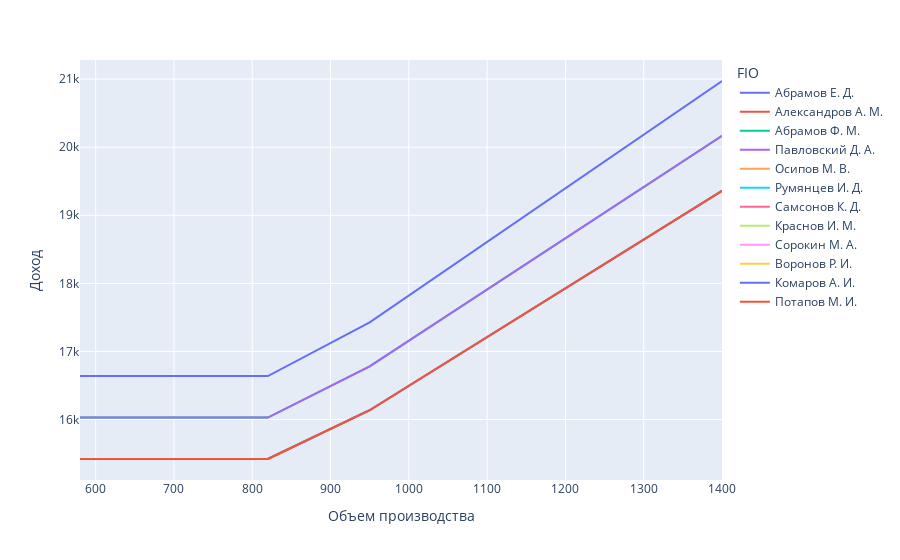

The notebook cell saved with this chart:
### Code cell
fig = px.line(df_piligrim.sort_values(by ="Объем производства" ), x="Объем производства", y="Доход", color='FIO') 
fig.show()# строим график с разрезам по фомилиям

### Figure 1 — Plotly figure (JSON) as saved in the notebook; plotly's stock layout.template omitted (floating-point values rounded to 4 significant figures)
{"data": [{"hovertemplate": "FIO=Абрамов Е. Д.<br>Объем производства=%{x}<br>Доход=%{y}<extra></extra>", "legendgroup": "Абрамов Е. Д.", "line": {"color": "#636efa", "dash": "solid"}, "mode": "lines", "name": "Абрамов Е. Д.", "orientation": "v", "showlegend": true, "type": "scatter", "x": [580, 780, 790, 810, 820, 950, 1020, 1080, 1180, 1200, 1250, 1400], "xaxis": "x", "y": [16638, 16638, 16638, 16638, 16638, 17430.0, 17980.0, 18450.0, 19240.0, 19400.0, 19790.0, 20970.0], "yaxis": "y"}, {"hovertemplate": "FIO=Александров А. М.<br>Объем производства=%{x}<br>Доход=%{y}<extra></extra>", "legendgroup": "Александров А. М.", "line": {"color": "#EF553B", "dash": "solid"}, "mode": "lines", "name": "Александров А. М.", "orientation": "v", "showlegend": true, "type": "scatter", "x": [580, 780, 790, 810, 820, 950, 1020, 1080, 1180, 1200, 1250, 1400], "xaxis": "x", "y": [15420, 15420, 15420, 15420, 15420, 16140.0, 16638, 17070.0, 17780.0, 17930.0, 18290.0, 19360.0], "yaxis": "y"}, {"hovertemplate": "FIO=Абрамов Ф. М.<br>Объем производства=%{x}<br>Доход=%{y}<extra></extra>", "legendgroup": "Абрамов Ф. М.", "line": {"color": "#00cc96", "dash": "solid"}, "mode": "lines", "name": "Абрамов Ф. М.", "orientation": "v", "showlegend": true, "type": "scatter", "x": [580, 780, 790, 810, 820, 950, 1020, 1080, 1180, 1200, 1250, 1400], "xaxis": "x", "y": [16030.0, 16030.0, 16029, 16030.0, 16030.0, 16780.0, 17310.0, 17760.0, 18510.0, 18660.0, 19040.0, 20170.0], "yaxis": "y"}, {"hovertemplate": "FIO=Павловский Д. А.<br>Объем производства=%{x}<br>Доход=%{y}<extra></extra>", "legendgroup": "Павловский Д. А.", "line": {"color": "#ab63fa", "dash": "solid"}, "mode": "lines", "name": "Павловский Д. А.", "orientation": "v", "showlegend": true, "type": "scatter", "x": [580, 780, 790, 810, 820, 950, 1020, 1080, 1180, 1200, 1250, 1400], "xaxis": "x", "y": [16030.0, 16030.0, 16029, 16030.0, 16030.0, 16780.0, 17310.0, 17760.0, 18510.0, 18660.0, 19040.0, 20170.0], "yaxis": "y"}, {"hovertemplate": "FIO=Осипов М. В.<br>Объем производства=%{x}<br>Доход=%{y}<extra></extra>", "legendgroup": "Осипов М. В.", "line": {"color": "#FFA15A", "dash": "solid"}, "mode": "lines", "name": "Осипов М. В.", "orientation": "v", "showlegend": true, "type": "scatter", "x": [580, 780, 790, 810, 820, 950, 1020, 1080, 1180, 1200, 1250, 1400], "xaxis": "x", "y": [15420, 15420, 15420, 15420, 15420, 16140.0, 16638, 17070.0, 17780.0, 17930.0, 18290.0, 19360.0], "yaxis": "y"}, {"hovertemplate": "FIO=Румянцев И. Д.<br>Объем производства=%{x}<br>Доход=%{y}<extra></extra>", "legendgroup": "Румянцев И. Д.", "line": {"color": "#19d3f3", "dash": "solid"}, "mode": "lines", "name": "Румянцев И. Д.", "orientation": "v", "showlegend": true, "type": "scatter", "x": [580, 780, 790, 810, 820, 950, 1020, 1080, 1180, 1200, 1250, 1400], "xaxis": "x", "y": [15420, 15420, 15420, 15420, 15420, 16140.0, 16638, 17070.0, 17780.0, 17930.0, 18290.0, 19360.0], "yaxis": "y"}, {"hovertemplate": "FIO=Самсонов К. Д.<br>Объем производства=%{x}<br>Доход=%{y}<extra></extra>", "legendgroup": "Самсонов К. Д.", "line": {"color": "#FF6692", "dash": "solid"}, "mode": "lines", "name": "Самсонов К. Д.", "orientation": "v", "showlegend": true, "type": "scatter", "x": [580, 780, 790, 810, 820, 950, 1020, 1080, 1180, 1200, 1250, 1400], "xaxis": "x", "y": [15420, 15420, 15420, 15420, 15420, 16140.0, 16638, 17070.0, 17780.0, 17930.0, 18290.0, 19360.0], "yaxis": "y"}, {"hovertemplate": "FIO=Краснов И. М.<br>Объем производства=%{x}<br>Доход=%{y}<extra></extra>", "legendgroup": "Краснов И. М.", "line": {"color": "#B6E880", "dash": "solid"}, "mode": "lines", "name": "Краснов И. М.", "orientation": "v", "showlegend": true, "type": "scatter", "x": [580, 780, 790, 810, 820, 950, 1020, 1080, 1180, 1200, 1250, 1400], "xaxis": "x", "y": [15420, 15420, 15420, 15420, 15420, 16140.0, 16638, 17070.0, 17780.0, 17930.0, 18290.0, 19360.0], "yaxis": "y"}, {"hovertemplate": "FIO=Сорокин М. А.<br>Объем производства=%{x}<br>Доход=%{y}<extra></extra>", "legendgroup": "Сорокин М. А.", "line": {"color": "#FF97FF", "dash": "solid"}, "mode": "lines", "name": "Сорокин М. А.", "orientation": "v", "showlegend": true, "type": "scatter", "x": [580, 780, 790, 810, 820, 950, 1020, 1080, 1180, 1200, 1250, 1400], "xaxis": "x", "y": [15420, 15420, 15420, 15420, 15420, 16140.0, 16638, 17070.0, 17780.0, 17930.0, 18290.0, 19360.0], "yaxis": "y"}, {"hovertemplate": "FIO=Воронов Р. И.<br>Объем производства=%{x}<br>Доход=%{y}<extra></extra>", "legendgroup": "Воронов Р. И.", "line": {"color": "#FECB52", "dash": "solid"}, "mode": "lines", "name": "Воронов Р. И.", "orientation": "v", "showlegend": true, "type": "scatter", "x": [580, 780, 790, 810, 820, 950, 1020, 1080, 1180, 1200, 1250, 1400], "xaxis": "x", "y": [15420, 15420, 15420, 15420, 15420, 16140.0, 16638, 17070.0, 17780.0, 17930.0, 18290.0, 19360.0], "yaxis": "y"}, {"hovertemplate": "FIO=Комаров А. И.<br>Объем производства=%{x}<br>Доход=%{y}<extra></extra>", "legendgroup": "Комаров А. И.", "line": {"color": "#636efa", "dash": "solid"}, "mode": "lines", "name": "Комаров А. И.", "orientation": "v", "showlegend": true, "type": "scatter", "x": [580, 780, 790, 810, 820, 950, 1020, 1080, 1180, 1200, 1250, 1400], "xaxis": "x", "y": [15420, 15420, 15420, 15420, 15420, 16140.0, 16638, 17070.0, 17780.0, 17930.0, 18290.0, 19360.0], "yaxis": "y"}, {"hovertemplate": "FIO=Потапов М. И.<br>Объем производства=%{x}<br>Доход=%{y}<extra></extra>", "legendgroup": "Потапов М. И.", "line": {"color": "#EF553B", "dash": "solid"}, "mode": "lines", "name": "Потапов М. И.", "orientation": "v", "showlegend": true, "type": "scatter", "x": [580, 780, 790, 810, 820, 950, 1020, 1080, 1180, 1200, 1250, 1400], "xaxis": "x", "y": [15420, 15420, 15420, 15420, 15420, 16140.0, 16638, 17070.0, 17780.0, 17930.0, 18290.0, 19360.0], "yaxis": "y"}], "layout": {"legend": {"title": {"text": "FIO"}, "tracegroupgap": 0}, "margin": {"t": 60}, "xaxis": {"anchor": "y", "domain": [0, 1], "title": {"text": "Объем производства"}}, "yaxis": {"anchor": "x", "domain": [0, 1], "title": {"text": "Доход"}}}}
